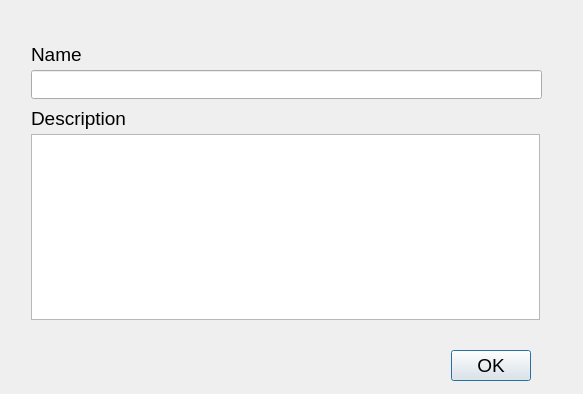
<?xml version="1.0" encoding="UTF-8"?>
<ui version="4.0">
 <class>ProjectInfoOkDialog</class>
 <widget class="QDialog" name="ProjectInfoOkDialog">
  <property name="geometry">
   <rect>
    <x>0</x>
    <y>0</y>
    <width>583</width>
    <height>394</height>
   </rect>
  </property>
  <property name="font">
   <font>
    <pointsize>14</pointsize>
   </font>
  </property>
  <property name="windowTitle">
   <string>Project Information</string>
  </property>
  <widget class="QDialogButtonBox" name="buttonBox">
   <property name="geometry">
    <rect>
     <x>190</x>
     <y>350</y>
     <width>341</width>
     <height>32</height>
    </rect>
   </property>
   <property name="orientation">
    <enum>Qt::Horizontal</enum>
   </property>
   <property name="standardButtons">
    <set>QDialogButtonBox::Ok</set>
   </property>
  </widget>
  <widget class="QLabel" name="lblName">
   <property name="geometry">
    <rect>
     <x>31</x>
     <y>41</y>
     <width>511</width>
     <height>27</height>
    </rect>
   </property>
   <property name="text">
    <string>Name</string>
   </property>
  </widget>
  <widget class="QTextEdit" name="teDescription">
   <property name="geometry">
    <rect>
     <x>31</x>
     <y>134</y>
     <width>509</width>
     <height>186</height>
    </rect>
   </property>
  </widget>
  <widget class="QLabel" name="lblDescription">
   <property name="geometry">
    <rect>
     <x>31</x>
     <y>105</y>
     <width>511</width>
     <height>27</height>
    </rect>
   </property>
   <property name="text">
    <string>Description</string>
   </property>
  </widget>
  <widget class="QLineEdit" name="leName">
   <property name="geometry">
    <rect>
     <x>31</x>
     <y>70</y>
     <width>511</width>
     <height>29</height>
    </rect>
   </property>
   <property name="text">
    <string/>
   </property>
  </widget>
 </widget>
 <tabstops>
  <tabstop>leName</tabstop>
  <tabstop>teDescription</tabstop>
 </tabstops>
 <resources/>
 <connections>
  <connection>
   <sender>buttonBox</sender>
   <signal>accepted()</signal>
   <receiver>ProjectInfoOkDialog</receiver>
   <slot>accept()</slot>
   <hints>
    <hint type="sourcelabel">
     <x>248</x>
     <y>254</y>
    </hint>
    <hint type="destinationlabel">
     <x>157</x>
     <y>274</y>
    </hint>
   </hints>
  </connection>
  <connection>
   <sender>buttonBox</sender>
   <signal>rejected()</signal>
   <receiver>ProjectInfoOkDialog</receiver>
   <slot>reject()</slot>
   <hints>
    <hint type="sourcelabel">
     <x>316</x>
     <y>260</y>
    </hint>
    <hint type="destinationlabel">
     <x>286</x>
     <y>274</y>
    </hint>
   </hints>
  </connection>
 </connections>
</ui>
